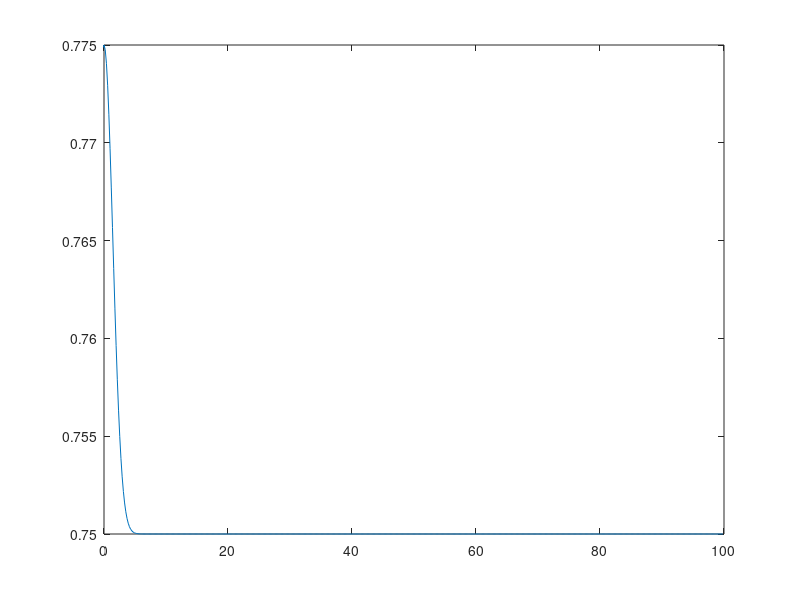

The MATLAB source for this figure: (Note: this script raises an error after producing the figure.)
function []=solver()
clc; clear all; clf

%To pass parameters to Au
global g mwl

%User parameters
save_solution = 1; %flag to save solution
name_solution='deep'; %OPTIONS: 'shallow', 'mean', 'deep'
mwl=0.75;  %OPTIONS: 0.25, 0.5, 0.75

%%
dt=0.0001;    %time step
tf=30;      %final time
td=0.5;     %time interval to display 

% physical domain
x_lower=0; x_upper=200;

mx=2^10; %Number of Fourier modes
Lx=x_upper-x_lower;
kx = (2*pi/Lx)*[0:(mx/2-1) (-mx/2):-1]; % Wavenumber vector in x

%discretized domain
dx = (x_upper-x_lower)/mx;
x = (0:(mx-1))*dx;

nit=floor(tf/dt); %number of iterations

% initial condition and parameters
x0=(x_upper-x_lower)/2;
g=9.8;

% Profile
A=0.025;
sig2=2.0;  
eta=mwl+A*exp(-(x-x0).^2/(2*sig2)); 

u(1,:)=eta;
plot(x-Lx/2,eta)
xlim([0,Lx/2])
pause(2)

U(1,:)=eta;
index=1;
for i=1:nit
    disp('*********************************')
    disp('*********************************')
    disp(['Time step ' num2str(i) '. Time t=' num2str(i*dt)])
    % Four stages Runge-Kutta
    D1u=dt.*discretization(u,kx);    
    D2u=dt.*discretization(u+0.5*D1u,kx);
    D3u=dt.*discretization(u+0.5*D2u,kx);
    D4u=dt.*discretization(u+D3u,kx);
    u = u + (D1u+2*D2u+2*D3u+D4u)/6;
    if((i*dt-index*td)>=0)
        eta=squeeze(u(1,:));
        plot(x-Lx/2,eta)
        xlim([0,Lx/2])
        title(['t=' num2str(dt*i)]);
        U(index+1,:)=eta;
        index=index+1;
        pause(0.1)        
    end
end
if save_solution == 1
    save([name_solution,'.mat'])
    csvwrite(['uKdV_',name_solution,'.csv'],U)
    csvwrite(['xKdV_',name_solution,'.csv'],x-Lx/2)
end